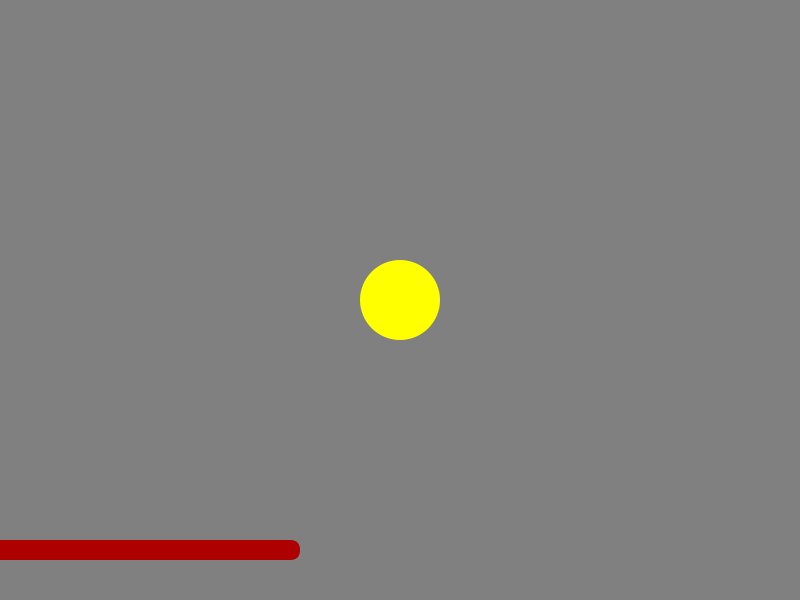
Frame 1 (no input)
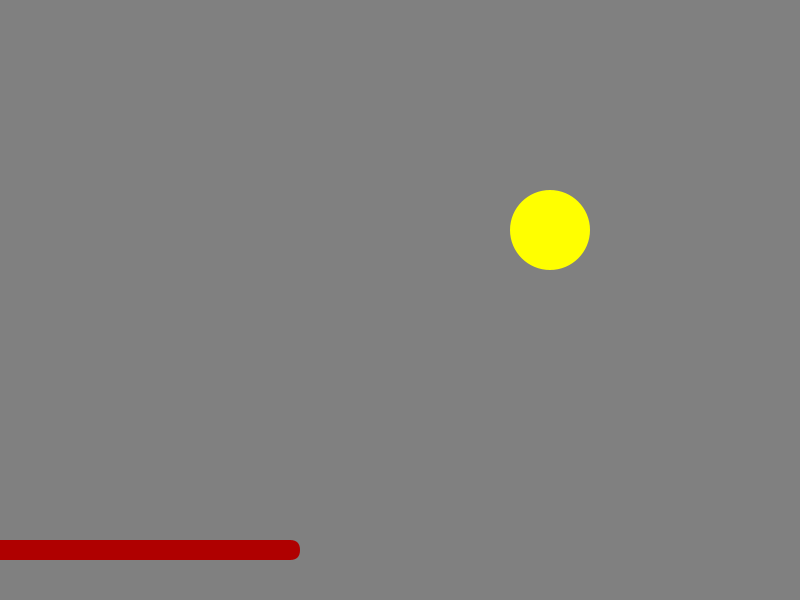
Frame 60 (the mouse pressed at the canvas centre just before this capture)
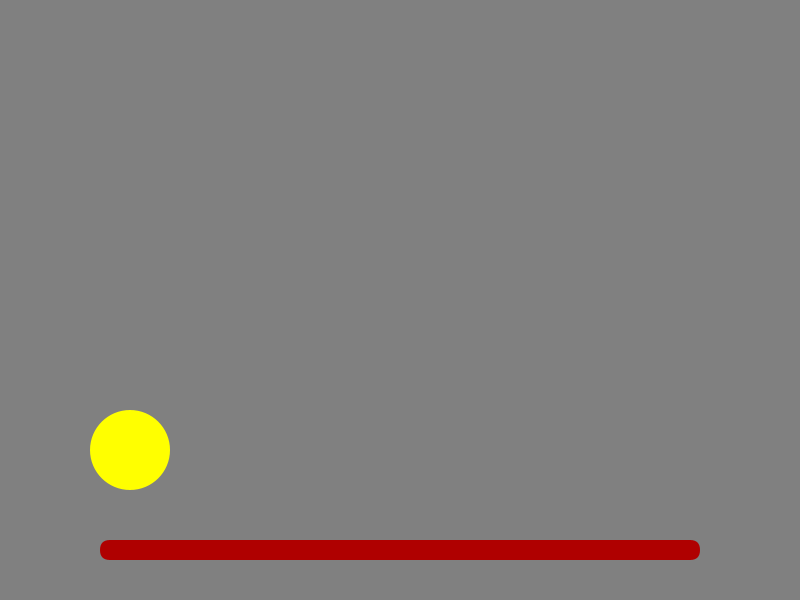
Frame 120 (the mouse held since frame 60 and released just before this capture)

The Processing sketch that drew these frames (run headless with seeded random() and noise(); from frame 60 on, the mouse is pressed at the canvas centre):

// Processing sketch: sketch_240318a
// ── sketch_240318a.pde
int x, y, xDir, yDir, diam;
color padColor, ballColor;
int padX, padY, padWidth, padHeight;
int[] xList = { 11, 22, 33 };

void setup() {
  diam = 80;
  size(800, 600);
  x = width / 2;
  y = height / 2;
  padHeight = 60;
  padWidth = 600;
  padX = 0;
  padY = height - padHeight; 
  padColor = #af0000;
  ballColor = #FFFF00;
  xDir = 10;
  yDir = 10;
  println(xList[0], xList[2], xList.length);
}

void draw() {
  background(128);
  fill(128);
  noStroke();
  fill(ballColor);
  ellipse(x, y, diam, diam); 
  x += xDir;
  y += yDir; 
  
  
  // drawing a pad at new positon
  fill(padColor);
  padX = mouseX - padWidth/2;
  rect(padX, padY, padWidth, 20, 15);  
  
  // ball bouncing 
  if (x <= diam / 2 || x > width - diam / 2) { // left and right side check
    xDir *= -1;
  }
  if (y <= diam / 2 || y >= height - diam/2) { // down side check
    yDir *= -1;
  }

  if (x > padX && x < padX + padWidth && y + diam / 2 >= padY) {
    yDir *= -1;
    if (padColor == 0) {
      padColor = 200;
    } else if (padColor == 200) {
      padColor = 400;
    } else {
      padColor = 0;
    }
  }
}
